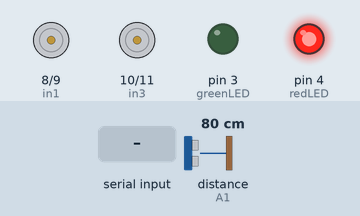
A sketch run on a simulated Arduino Uno, built with avr-gcc and run on an emulated ATmega328P. Parts: motor-driver pin pairs drawn as motors (green arrow = first pin HIGH = forward, orange = second pin HIGH = backward, longer = more drive, scaled by the enable pin), output pins drawn as LEDs (lit = HIGH). Wiring (inferred from the names in the program): ultrasonic range finder: trigger A0; echo A1. Inputs (shaded band) come from the test bench; at power-on: distance to the obstacle (sensor on A1) 80 cm. The echo pulse lasts 58.3 µs per cm; pins used as bus, display or sensor lines are not drawn.

Above: at 1.2 s.
1.3 s: distance to the obstacle (sensor on A1) set to 22 cm
2.8 s: distance to the obstacle (sensor on A1) set to 19 cm
At 3.4 s:
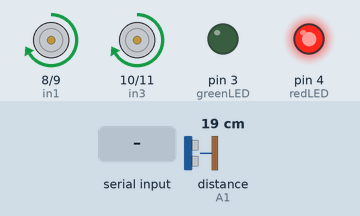
5.8 s: distance to the obstacle (sensor on A1) set to 35 cm
At 6.3 s:
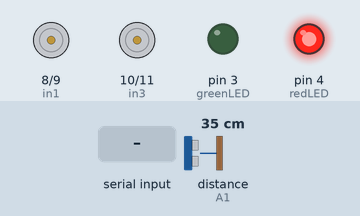
7.3 s: "F" received over Serial
At 8.1 s:
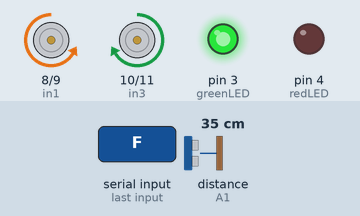
8.8 s: "B" received over Serial
At 9.3 s:
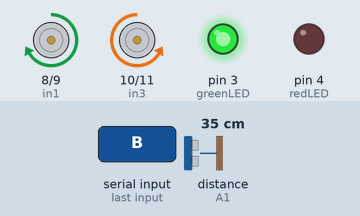
10.3 s: "L" received over Serial
At 11.6 s:
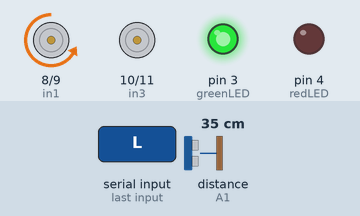
Timing chart, 0 to 12.8 s (numbered marks = the images above; inputs shaded):
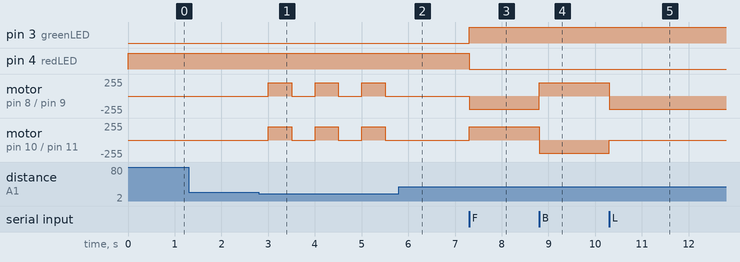

The sketch:

arduino_megabot.ino.ino
```cpp
char command = 'S';
char lastCommand = 'S';

const int in1 = 8;
const int in2 = 9;
const int in3 = 10;
const int in4 = 11;
const int ena = 5;
const int enb = 6;

// Ultrasonic pins
const int trigPin = A0;
const int echoPin = A1;

// LED pins
const int redLED = 4;
const int greenLED = 3;

void setup() {
  Serial.begin(9600);

  // Motor pins
  pinMode(in1, OUTPUT); pinMode(in2, OUTPUT);
  pinMode(in3, OUTPUT); pinMode(in4, OUTPUT);
  pinMode(ena, OUTPUT); pinMode(enb, OUTPUT);
  analogWrite(ena, 200);  // Half speed
  analogWrite(enb, 200);

  // Ultrasonic pins
  pinMode(trigPin, OUTPUT);
  pinMode(echoPin, INPUT);

  // LED pins
  pinMode(redLED, OUTPUT);
  pinMode(greenLED, OUTPUT);
  updateLEDs();  // Set initial LED state
}

void loop() {
  float distance = measureDistance();

  // Obstacle detected
  if (distance > 0 && distance < 20) {
    stopMoving();
    delay(200);
    turnRight90();
    delay(500);
    stopMoving();
    delay(300);
  } else {
    // Receive command from ESP32
    if (Serial.available()) {
      char incoming = Serial.read();
      if (incoming == 'F' || incoming == 'B' || incoming == 'L' || incoming == 'R' || incoming == 'S') {
        command = incoming;
        if (command != lastCommand) {
          updateLEDs();
          lastCommand = command;
        }
      }
    }

    // Execute movement
    if (command == 'F') moveForward();
    else if (command == 'B') moveBackward();
    else if (command == 'L') moveLeft();
    else if (command == 'R') moveRight();
    else stopMoving();
  }
}

// === Movement functions ===
void moveForward() {
  digitalWrite(in1, LOW);  digitalWrite(in2, HIGH);  // Left forward
  digitalWrite(in3, HIGH); digitalWrite(in4, LOW);   // Right forward
}

void moveBackward() {
  digitalWrite(in1, HIGH); digitalWrite(in2, LOW);   // Left backward
  digitalWrite(in3, LOW);  digitalWrite(in4, HIGH);  // Right backward
}

void moveLeft() {
  digitalWrite(in1, LOW);  digitalWrite(in2, HIGH);  // Left forward
  digitalWrite(in3, LOW);  digitalWrite(in4, LOW);   // Right stop
}

void moveRight() {
  digitalWrite(in1, LOW);  digitalWrite(in2, LOW);   // Left stop
  digitalWrite(in3, HIGH); digitalWrite(in4, LOW);   // Right forward
}

void stopMoving() {
  digitalWrite(in1, LOW); digitalWrite(in2, LOW);
  digitalWrite(in3, LOW); digitalWrite(in4, LOW);
}

// === Turn 90° right ===
void turnRight90() {
  digitalWrite(in1, HIGH); digitalWrite(in2, LOW);
  digitalWrite(in3, HIGH); digitalWrite(in4, LOW);
}

// === Measure distance ===
float measureDistance() {
  digitalWrite(trigPin, LOW); delayMicroseconds(2);
  digitalWrite(trigPin, HIGH); delayMicroseconds(10);
  digitalWrite(trigPin, LOW);

  long duration = pulseIn(echoPin, HIGH, 30000);  // Timeout 30ms
  if (duration == 0) return -1;  // No echo
  return duration * 0.034 / 2;
}

// === LED control ===
void updateLEDs() {
  if (command == 'S') {
    digitalWrite(greenLED, LOW);
    digitalWrite(redLED, HIGH);
  } else {
    digitalWrite(greenLED, HIGH);
    digitalWrite(redLED, LOW);
  }
}
```

Measured:
- the behaviour switches between 21 and 20 cm on distance to the obstacle (sensor on A1) (found by bisection; images 0 and 1)
- after the input at 1.3 s, every drawn part: stays the same
- after the input at 2.8 s, motor on pin 8 (in1) / pin 9 (in2), motor on pin 10 (in3) / pin 11 (in4): alternates forward 200/255 for 0.50 s and stopped for 0.50 s, starting after 0.20 s
- after the input at 5.8 s, motor on pin 8 (in1) / pin 9 (in2), motor on pin 10 (in3) / pin 11 (in4): stays stopped (without the input it goes to forward 200/255 after 0.21 s)
- after the input at 7.3 s, pin 3 (greenLED): LOW → HIGH at once; pin 4 (redLED): HIGH → LOW at once; motor on pin 8 (in1) / pin 9 (in2): stopped → backward 200/255 at once; motor on pin 10 (in3) / pin 11 (in4): stopped → forward 200/255 at once
- after the input at 8.8 s, motor on pin 8 (in1) / pin 9 (in2): backward 200/255 → forward 200/255 at once; motor on pin 10 (in3) / pin 11 (in4): forward 200/255 → backward 200/255 at once
- after the input at 10.3 s, motor on pin 8 (in1) / pin 9 (in2): forward 200/255 → backward 200/255 at once; motor on pin 10 (in3) / pin 11 (in4): backward 200/255 → stopped at once
